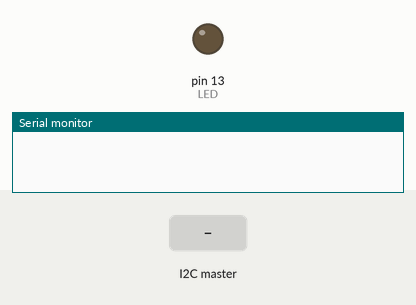
Recording of a sketch running on a simulated Arduino Uno, built with avr-gcc and run on an emulated ATmega328P. Shown: output pins drawn as LEDs (lit = HIGH), the last lines printed to the serial monitor. The inputs (shaded band) are chosen by the test bench.

Above: at 1.2 s.
1.3 s: the I2C master sends the byte 1
At 2.1 s:
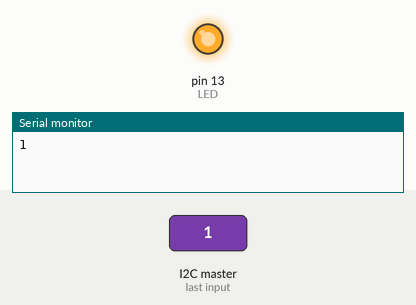
2.8 s: the I2C master sends the byte 0
At 3.3 s:
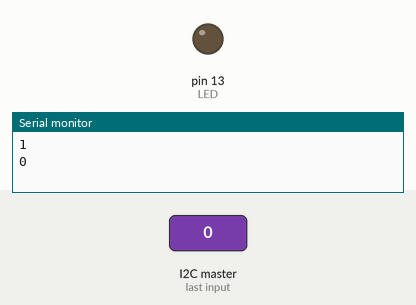
4.3 s: the I2C master sends the byte 2
At 5.6 s:
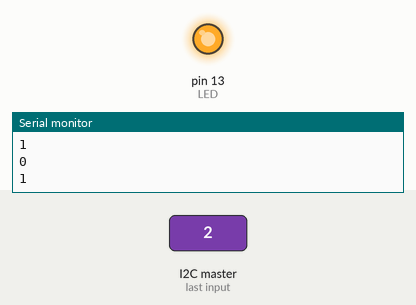
Timing chart, 0 to 7.3 s (numbered marks = the images above; inputs shaded):
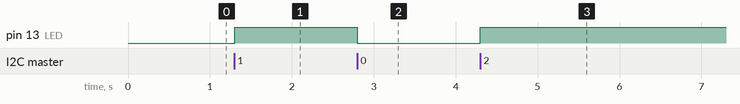

Measured:
- after the input at 1.3 s, pin 13 (LED): LOW → HIGH at once
- after the input at 2.8 s, pin 13 (LED): HIGH → LOW at once
- after the input at 4.3 s, pin 13 (LED): LOW → HIGH at once

The sketch:

Slave_LED_Control.ino
```cpp
//Authors: Andrew Johnson, Dakota Cowell
// Include the required Wire library for I2C
#include <Wire.h>

int LED = 13;
bool valueReceived;
int isOn = 0; // Off = 0 On = 1

void setup() {
  //Set up serial output baud number
  Serial.begin(9600);
  // Define the LED pin as Output
  pinMode (LED, OUTPUT);
  // Start the I2C Bus as Slave on address 9
  Wire.begin(9);
  // Attach a function to trigger when something is received.
  Wire.onReceive(receiveEvent);
  //Attach a function to trigger when something is requested
  Wire.onRequest(requestEvent);
}

void receiveEvent(bool bytes) {
  //Read one value from the I2C
  valueReceived = Wire.read();
  //Display the value received
  Serial.println(valueReceived);
  //If the value received was true turn the led on, otherwise turn it off
  if(valueReceived){
    isOn = 1;
  }
  else{
    isOn = 0;
  }
}

void requestEvent(){
  //Tell the master whether the led is on or not
  Wire.write(isOn);
}

void loop() {
  //Turn on or off the led based on the master's input
  if(isOn){
    digitalWrite(LED, HIGH);
  }
  else{
    digitalWrite(LED, LOW);
  }
}
```
